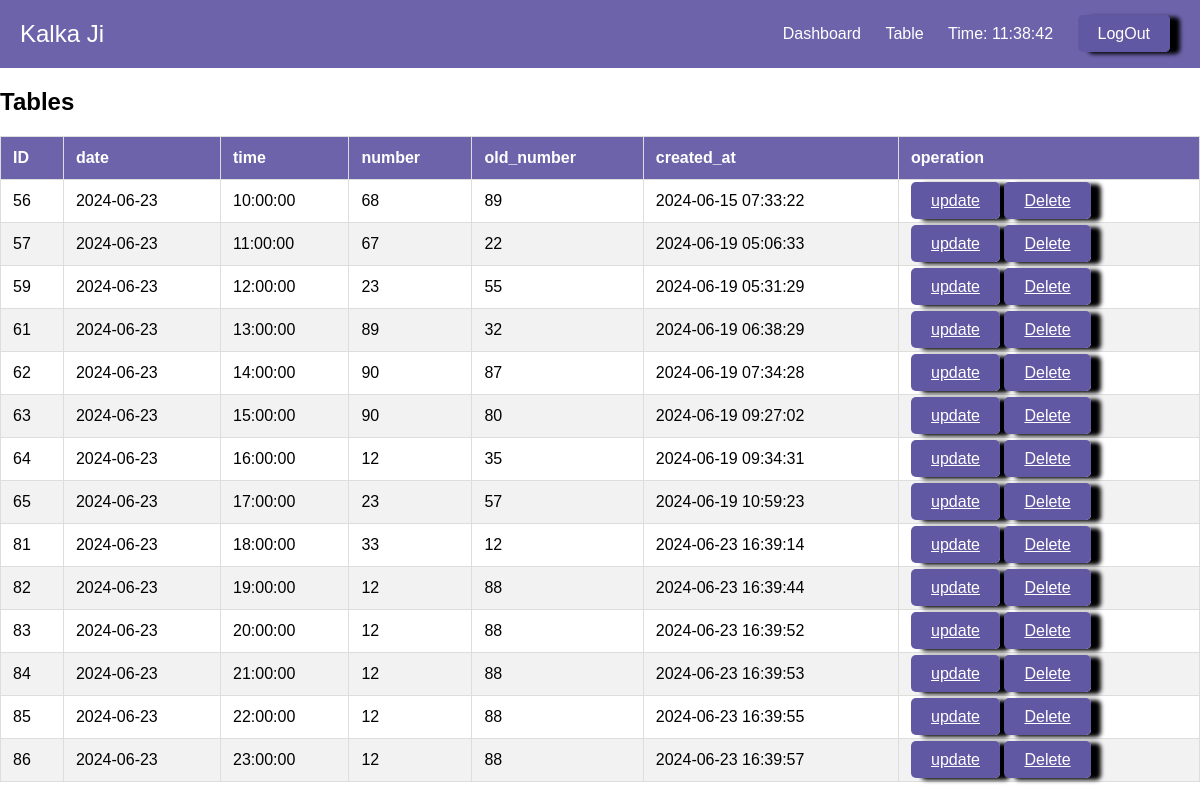
Screenshot of /backend/tables.php (signed in) with the database file from the repository.
### tables this page shows
CREATE TABLE `result` (
  `id` int(11) NOT NULL,
  `date` date NOT NULL,
  `time` time NOT NULL,
  `number` varchar(10) NOT NULL,
  `old_number` varchar(10) NOT NULL,
  `created_at` timestamp NOT NULL DEFAULT CURRENT_TIMESTAMP
);

### backend/tables.php (the view, shortened to what this page needs)
<?php
include_once "./header.php";
include_once "./config.php";
$sql = "SELECT * FROM result";
$result = $conn->query($sql);
?>
<section class="tables">
    <h2>Tables</h2>
    <div class="table-container">
        <table>
            <thead>
                <tr>
                    <th>ID</th>
                    <th>date</th>
                    <th>time</th>
                    <th>number</th>
                    <th>old_number</th>
                    <th>created_at</th>
                    <th>operation</th>
                </tr>
            </thead>
            <tbody>
                <?php
                if ($result->num_rows > 0) {
                    while ($row = $result->fetch_assoc()) {
                        echo "<tr>";
                        echo "<td>" . $row["id"] . "</td>";
                        echo "<td>" . $row["date"] . "</td>";
                        echo "<td>" . $row["time"] . "</td>";
                        echo "<td>" . $row["number"] . "</td>";
                        echo "<td>" . $row["old_number"] . "</td>";
                        echo "<td>" . $row["created_at"] . "</td>";
                        echo "<td> <a href='update.php?id=" . $row["id"] . "' class='operation'>update</a> <a href='delete.php?id=" . $row["id"] . "' class='operation'>Delete</a> </td>";
                        echo "</tr>";
                    }
                } else {
                    echo "<tr><td colspan='5'>No results found</td></tr>";
                }
                ?>
            </tbody>
        </table>
    </div>
</section>
</body>
</html>

### backend/header.php (shortened to what this page needs)
<!DOCTYPE html>
<html lang="en">
<head>
    <link rel="stylesheet" href="./css/dashboard.css">
</head>
<body>
    <header>
        <div class="logo"> <a href="./index.php">Kalka Ji</a></div>
        <nav>
            <a href="./index.php">Dashboard</a>
            <a href="./tables.php">Table</a>
            <a  class="buttons" id="current-time"></a>
            <a href="./logout.php" class="button">LogOut</a>
        </nav>
    </header>

### backend/css/dashboard.css (style rules this page uses)
body { font-family: Arial, sans-serif; margin: 0; padding: 0; display: flex; flex-direction: column; height: 100vh; }
header { display: flex; justify-content: space-between; align-items: center; padding: 20px 20px; background-color: #6d63ab; color: white; }
header .logo a { font-size: 1.5em; color: white; text-decoration: none; }
header nav a { margin: 0 10px; color: white; text-decoration: none; }
.button { background-color: #6058a3; color: white; box-shadow: 10px 2px 4px black; padding: 10px 20px; border: none; border-radius: 5px; cursor: pointer; }
.tables { width: 100%; }
.operation { background-color: #6058a3; color: white; box-shadow: 10px 2px 4px black; padding: 10px 20px; border: none; border-radius: 5px; cursor: pointer; text-align: center; }
.table-container { margin-bottom: 20px; }
table { width: 100%; border-collapse: collapse; margin-top: 10px; }
table, th, td { border: 1px solid #ddd; }
th, td { padding: 12px; text-align: left; }
th { background-color: #6d63ab; color: white; }
tbody tr:nth-child(even) { background-color: #f2f2f2; }

### rows the page displays
result: id "56", date "2024-06-23", time "10:00:00", number "68", old_number "89", created_at "2024-06-15 07:33:22"
result: id "57", date "2024-06-23", time "11:00:00", number "67", old_number "22", created_at "2024-06-19 05:06:33"
result: id "59", date "2024-06-23", time "12:00:00", number "23", old_number "55", created_at "2024-06-19 05:31:29"
result: id "61", date "2024-06-23", time "13:00:00", number "89", old_number "32", created_at "2024-06-19 06:38:29"
result: id "62", date "2024-06-23", time "14:00:00", number "90", old_number "87", created_at "2024-06-19 07:34:28"
result: id "63", date "2024-06-23", time "15:00:00", number "90", old_number "80", created_at "2024-06-19 09:27:02"
result: id "64", date "2024-06-23", time "16:00:00", number "12", old_number "35", created_at "2024-06-19 09:34:31"
result: id "65", date "2024-06-23", time "17:00:00", number "23", old_number "57", created_at "2024-06-19 10:59:23"
result: id "81", date "2024-06-23", time "18:00:00", number "33", old_number "12", created_at "2024-06-23 16:39:14"
result: id "82", date "2024-06-23", time "19:00:00", number "12", old_number "88", created_at "2024-06-23 16:39:44"
result: id "83", date "2024-06-23", time "20:00:00", number "12", old_number "88", created_at "2024-06-23 16:39:52"
result: id "84", date "2024-06-23", time "21:00:00", number "12", old_number "88", created_at "2024-06-23 16:39:53"
result: id "85", date "2024-06-23", time "22:00:00", number "12", old_number "88", created_at "2024-06-23 16:39:55"
result: id "86", date "2024-06-23", time "23:00:00", number "12", old_number "88", created_at "2024-06-23 16:39:57"
